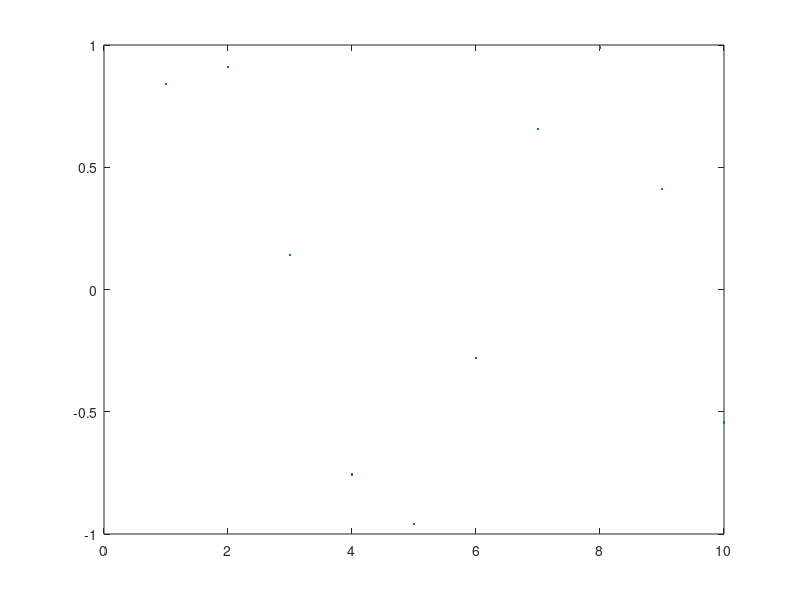

Here is the MATLAB script that generated this plot: (Note: this script raises an error after producing the figure.)
% global x
% x=3;
% disp(func());
% function x=func()
%     global x
%     disp(x)
%     x=5;
% end
% Ax=[0 0 2 ];
% Ay=[0 -1 2]; %表示起始点集A为(0,0),(0,-1),(2,2)
% Bx=[1 -2 3];
% By=[1 2 3 ];%表示终点集为B(1,1),(-2,2),(3,3)
% 
% X=[Ax ; Bx];%2*n维矩阵，第一行放起点x值，第二行放终点x值
% Y=[Ay ; By];
% line(X,Y,'Marker','.','MarkerSize',10);
% annotation('arrow', [1, 0.5], [0.6, 0.5]);

x = 1 : 10;
y = sin(x);
plot(x, y, '.')
hold on
for i = 1 : 9
    PlotLineArrow(gca, [x(i), x(i + 1)], [y(i), y(i + 1)], 'b', 'r');
end
hold off
% function PlotLineArrow(obj, x, y, markerColor, lineColor)
% % 绘制带箭头的曲线
% %{
% clear; clc;
% x = 1 : 10;
% y = sin(x);
% plot(x, y, '.')
% hold on
% for i = 1 : 9
%     PlotLineArrow(gca, [x(i), x(i + 1)], [y(i), y(i + 1)], 'b', 'r');
% end
% hold off
% %}
% % 绘制散点图
% plot(x, y, 'o', 'Color', markerColor, 'MarkerFaceColor', markerColor);
% % 获取 Axes 位置
% posAxes = get(obj, 'Position');
% posX = posAxes(1);
% posY = posAxes(2);
% width = posAxes(3);
% height = posAxes(4);
% % 获取 Axes 范围
% limX = get(obj, 'Xlim');
% limY = get(obj, 'Ylim');
% minX = limX(1);
% maxX = limX(2);
% minY = limY(1);
% maxY = limY(2);
% % 转换坐标
% xNew = posX + (x - minX) / (maxX - minX) * width;
% yNew = posY + (y - minY) / (maxY - minY) * height;
% % 画箭头
% annotation('arrow', xNew, yNew, 'color', lineColor);
% end